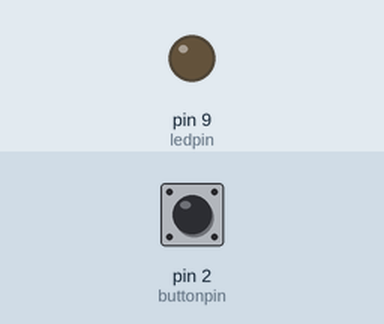
Recording of a sketch running on a simulated Arduino Uno, built with avr-gcc and run on an emulated ATmega328P. On the bench: output pins drawn as LEDs (lit = HIGH). Dashed ring = blinking. The test bench sets the inputs (shaded band); at power-on: pin 2 (buttonpin) LOW.

Above: at 1.2 s.
1.3 s: pin 2 (buttonpin) pulled HIGH for 3.2 s
At 2.0 s:
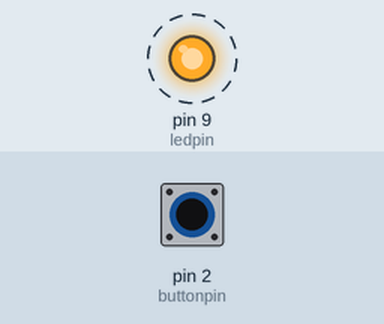
6.0 s: pin 2 (buttonpin) pulled HIGH for 0.15 s
At 6.8 s:
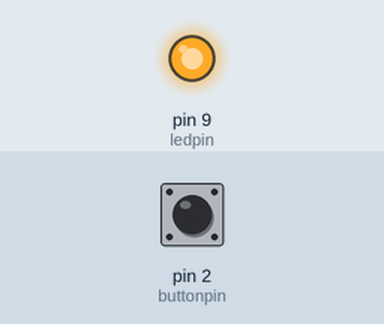
7.6 s: pin 2 (buttonpin) pulled HIGH for 1 s
At 8.0 s:
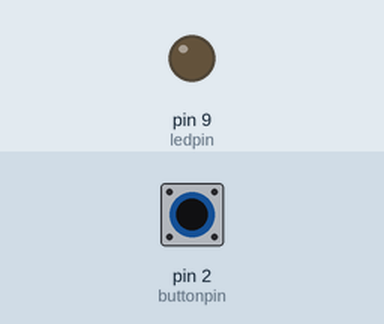
Timing chart, 0 to 10.6 s (numbered marks = the images above; inputs shaded):
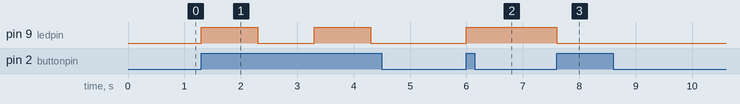

The sketch:

switch.ino
```cpp
const int buttonpin = 2;         // declared pinbutton 2
const int buttonpin1 = 3;
const int ledpin = 9;           // declared ledpin 9
int g=0;
void setup() {
  // put your setup code here, to run once:
pinMode(ledpin,OUTPUT);        // led set as a output
pinMode(buttonpin,INPUT);      // buttonpin set as a input

}

void loop()
{
int sw2 = digitalRead(buttonpin);
//int sw3 = digitalRead(buttonpin1);    // use other button
  if(sw2 == HIGH)                      // if button pressed ,1 is high
  {
    digitalWrite(ledpin,!digitalRead(ledpin));  // if wsitch is high the LED ON ,and again pressed the LED is OFF
   delay(1000);                                 // it is user for debounce delay
     }
}
```

Measured:
- after the input at 1.3 s, pin 9 (ledpin): alternates HIGH for 1.0 s and LOW for 1.0 s, starting at once
- after the input at 6.0 s, pin 9 (ledpin): LOW → HIGH at once
- after the input at 7.6 s, pin 9 (ledpin): HIGH → LOW at once
